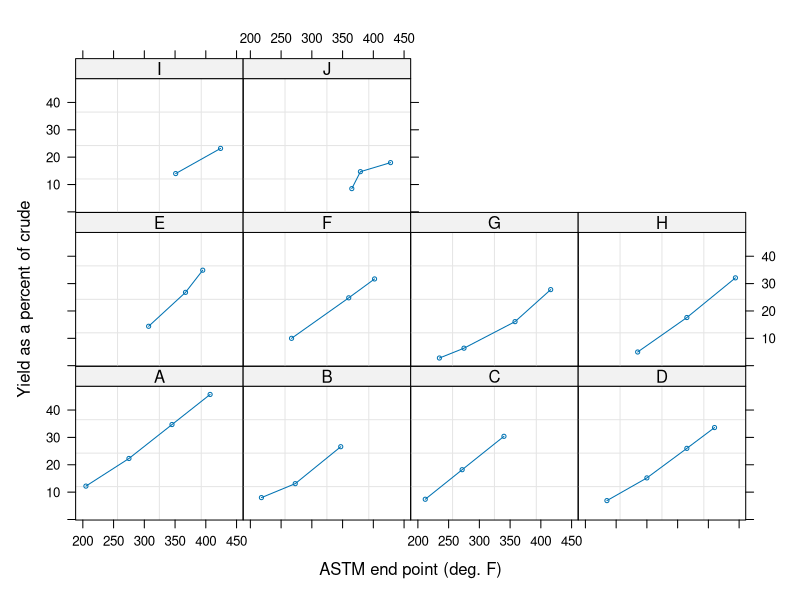

The R source for this figure:
## ---- chunk 1
knitr::opts_chunk$set(echo = TRUE)
knitr::opts_chunk$set(fig.align = "center")
## ---- chunk 2
library(nlme)
library(MASS) # For the petrol data set.
data(petrol)
library(lattice) # xyplot
## ---- chunk 3
xyplot(Y ~ EP | No, data = petrol,
       xlab = "ASTM end point (deg. F)",
       ylab = "Yield as a percent of crude",
       panel = function(x, y){
         panel.grid()
         m <- sort.list(x)
         panel.xyplot(x[m], y[m], type = "b", cex = 0.5)
       })
## ---- chunk 4
Petrol <- petrol
names(Petrol)
Petrol[,2:5] <- scale(Petrol[,2:5], scale = FALSE)
pet1.lm <- lm(Y ~ No/EP - 1, Petrol)
matrix(round(coef(pet1.lm), 2), 2, 10, byrow = TRUE,
       dimnames = list(c("b0", "b1"), levels(Petrol$No)))
